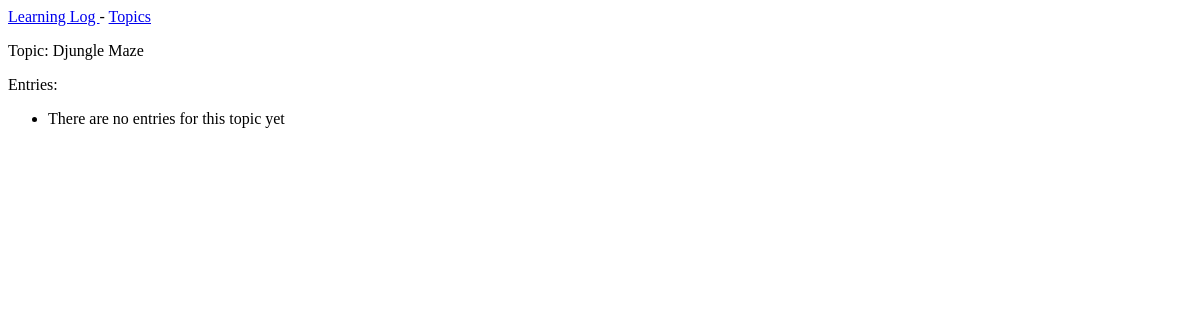
The app's page /topics/1/, older data.
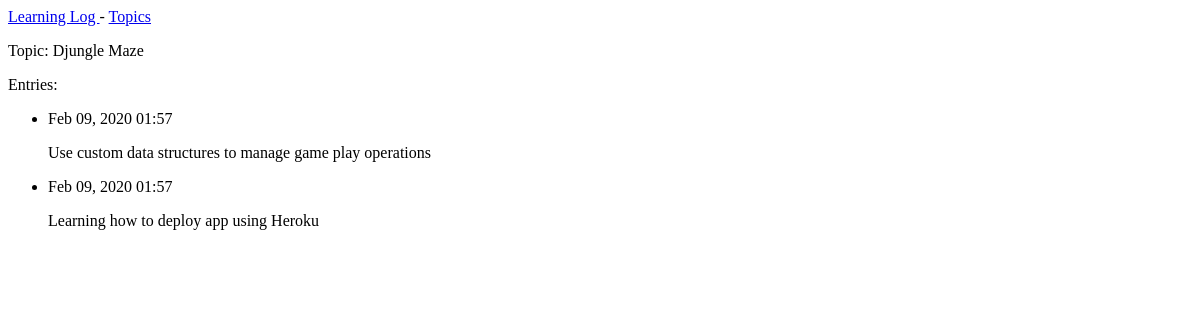
The same page, newer data.
### learning_logs/models.py (models this page shows, shortened)
class Topic(models.Model): # inherit from Django's base Model class
    text = models.CharField(max_length=200) # allocates 200 chars in database
    data_added = models.DateTimeField(auto_now_add=True) # sets to current data/time when new topic created
    def __str__(self):
        return self.text

class Entry(models.Model): # inherit from Django's base Model class
    topic = models.ForeignKey(Topic,  on_delete=models.CASCADE)  # connects entry to a topic
    text = models.TextField()
    date_added = models.DateTimeField(auto_now_add=True)
    class Meta:
        verbose_name_plural = 'entries'

### learning_logs/views.py (the view)
# urls.py: path('topics/<int:topic_id>/', views.topic, name = 'topic')
def topic(request, topic_id):
    topic = Topic.objects.get(id=topic_id)
    entries = topic.entry_set.order_by('-date_added')
    context = {'topic': topic, 'entries': entries}
    return render(request, 'learning_logs/topic.html', context)

### learning_logs/templates/learning_logs/topic.html
{% extends 'learning_logs/base.html' %}
{% block content %}
<p> Topic: {{topic}} </p>
<p> Entries: </p>
<ul>
{% for entry in entries %}
    <li>
      <p>{{ entry.date_added|date:'M d, Y H:i' }}</p>
      <p>{{ entry.text|linebreaks }}</p>
    </li>
{% empty %}
    <li> There are no entries for this topic yet </li>
{% endfor %}
</ul>
{% endblock content %}

### learning_logs/templates/learning_logs/base.html
<p>
    <a href = "{% url 'learning_logs:index' %}"> Learning Log </a> -
    <a href = "{% url 'learning_logs:topics' %}"> Topics </a>
</p>
{% block content %}{% endblock content %}

Row changes from the older to the newer data that the page shows:
added Entry: date_added "Feb 09, 2020 01:57", text "Use custom data structures to manage game play operations"
added Entry: date_added "Feb 09, 2020 01:57", text "Learning how to deploy app using Heroku"
Text that changed along with them:
text no longer shown: "There are no entries for this topic yet"
